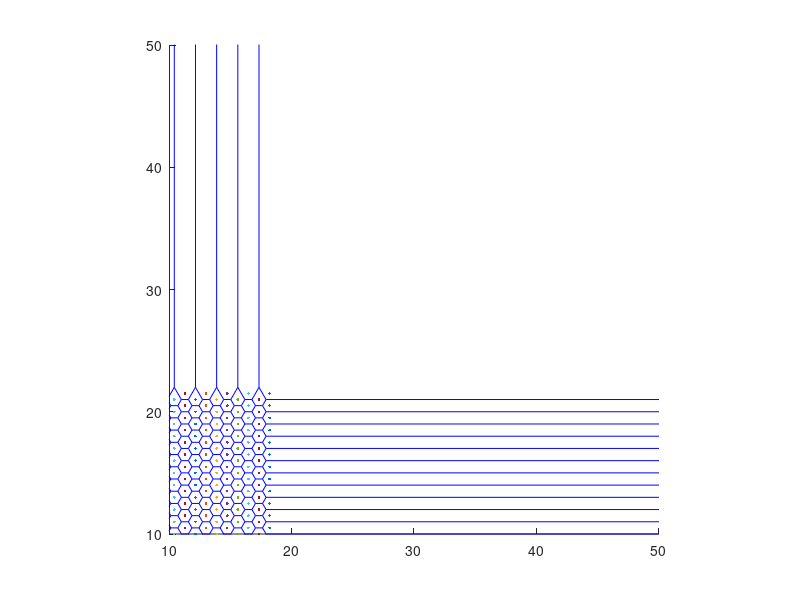

MATLAB code to generate this figure: (Note: this script raises an error after producing the figure.)
% Generate hexagonal grid
N = 21;
Rad3Over2 = sqrt(3) / 2;
[X, Y] = meshgrid(0:1:N);
n = size(X,1);
X = Rad3Over2 * X;
Y = Y + repmat([0 0.5],[n,n/2]);

% Plot the hexagonal mesh, including cell borders
[XV, YV] = voronoi(X(:),Y(:)); 
hold on
plot(X,Y,'.',XV,YV,'b-')
axis equal, axis([10 50 10 50]), zoom on

radius = 1/sqrt(3);

%Plot N*N circles centered in X,Y coordinates
for i=1:N
    for j=1:N
        circle(X(i,j),Y(i,j),radius)
    end
end

